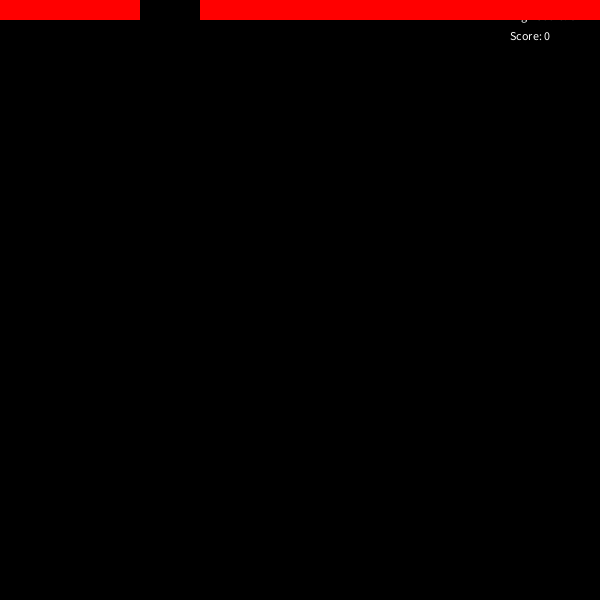
Frame 1 (no input)
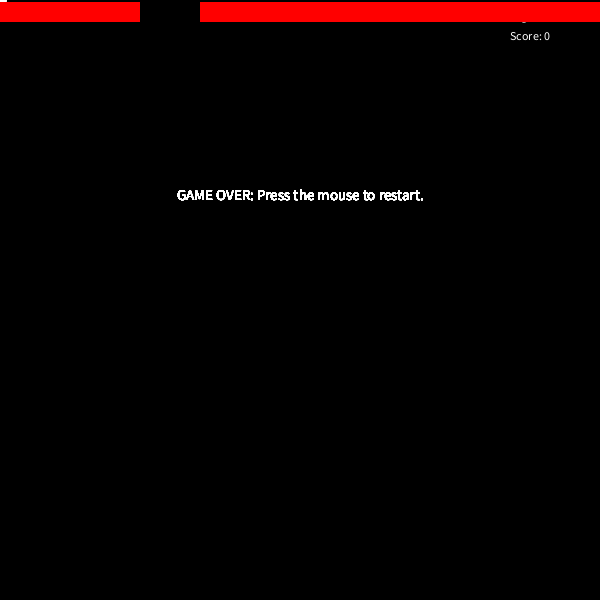
Frame 60 (the mouse pressed at the canvas centre just before this capture)
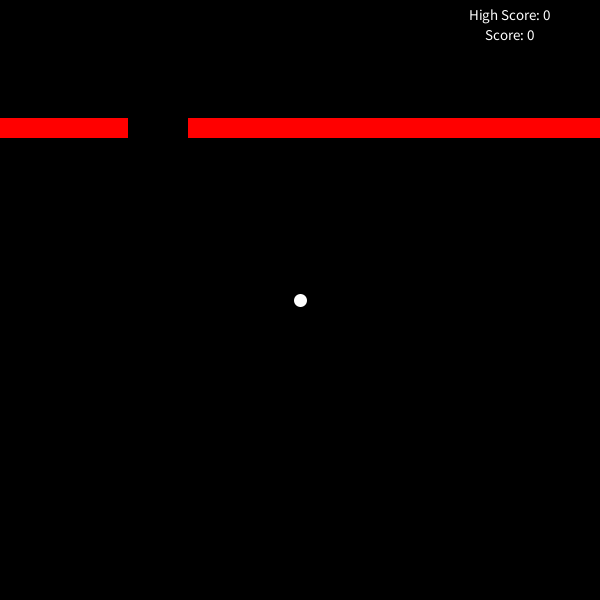
Frame 120 (the mouse held since frame 60 and released just before this capture)

The Processing sketch that drew these frames (run headless with seeded random() and noise(); from frame 60 on, the mouse is pressed at the canvas centre):

// Processing sketch: processing_81249
// ── processing_81249.pde

//Will Slotterback CP1 16-17
int dir=0;
int x = mouseX;
int y = mouseY;
int s = 1;
int col = int(random(1,4));
int levely =0;
int levely2 =0;
int levelW= int(random(0, 541));
int levelW2= int(random(0, 541));
int score=0;
int hiScore = 0;
boolean gameOver = false; //keeps track of whether game is over or not

void setup()
{
  size(600, 600);
  background(0);
}

void draw()
{
  if (gameOver==true) 
  {
    fill(255);
    textSize(15);
    textAlign(CENTER);
    text("GAME OVER: Press the mouse to restart.", 300, 200);
  }
  else //can only play if game is not over
  {  
    human();
  }
}


void human()
{
  x=mouseX;
  y=mouseY;
  if (get(x, y) ==color(0, 0, 255) || get(x, y) ==color(255, 0, 0)|| get(x, y) ==color(0, 200, 0) )
  {
    gameOver= true;
  }
  background(0);
  fill(255);
  text("Score: " + score, 510, 40);
  text("High Score: " + hiScore, 510, 20);
  stroke(255,255,255);
  strokeWeight(13);
  point (x, y);

  noStroke();
  if(col==1)
  {
    fill(0,200,0);
  }
  if(col==2)
  {
    fill(255,0,0);
  }
  if(col==3)
  {
    fill(0,0,255);
  }
  //first block
  rect(0, levely, levelW, 20);
  rect(levelW+60, levely, 600, 20);
  levely=levely+s;
  // second block
  rect(0, levely-550, levelW2, 20);
  rect(levelW2+60, levely-550, 600, 20);
  levely=levely+s;
  // When Bar gets to the bottom
  if (levely>1150)
  {
    col++;
    if(col>3)
    {
      col=1;
    } 
    levely=0;
    levelW=int(random(0, 541));
    levelW2=int(random(0, 541));
    if(s<7)
    {
    s++;
    }
    // Score Tracker
    score=score+2;
    if (score>hiScore)
    {
      hiScore=score;
    }
  }
}

void mousePressed() //for restarting the game
{
  if ( gameOver==true && mousePressed==true)
  {
    background(0);
    levely=0;
    dir=0;
    gameOver= false;
    levelW=int(random(0, 541));
    levelW2=int(random(0, 541));
    score=0;
    s=1;
  }
}
